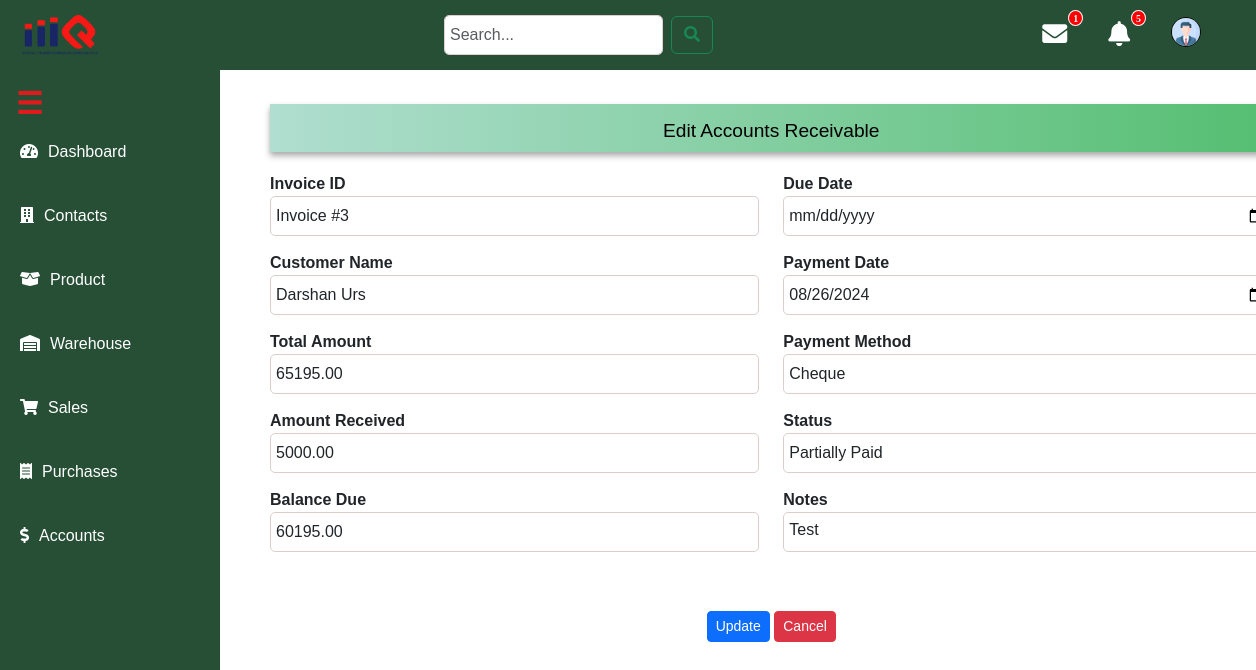
The page /edit_accounts_receivable/2/ on the database its author committed.
### IMS_Admin/models.py (models this page shows, shortened)
class AccountsReceivable(models.Model):
    STATUS_CHOICES = [
        ('Pending', 'Pending'),
        ('Paid', 'Paid'),
        ('Partially Paid', 'Partially Paid'),
        ('Overdue', 'Overdue'),
    ]
    PAYMENT_METHOD_CHOICES = [
        ('Cash', 'Cash'),
        ('Credit Card', 'Credit Card'),
        ('Debit Card', 'Debit Card'),
        ('Online Transfer', 'Online Transfer'),
        ('Cheque', 'Cheque'),
    ]
    customer = models.ForeignKey('Customer', on_delete=models.CASCADE)
    invoice = models.ForeignKey('Invoice', on_delete=models.CASCADE)
    total_amount = models.DecimalField(max_digits=15, decimal_places=2)  # Renamed from amount_due
    balance_due = models.DecimalField(max_digits=15, decimal_places=2)  # Remaining balance
    amount_paid = models.DecimalField(max_digits=15, decimal_places=2, default=0.00)
    due_date = models.DateField()
    payment_date = models.DateField(null=True, blank=True)
    payment_method = models.CharField(max_length=50, choices=PAYMENT_METHOD_CHOICES)
    notes = models.TextField(blank=True, null=True)
    status = models.CharField(max_length=20, choices=STATUS_CHOICES, default='Pending')

class Customer(models.Model):
    first_name = models.CharField(max_length=100)
    last_name = models.CharField(max_length=100)
    pan_no = models.CharField(max_length=10)
    aadhar_no = models.CharField(max_length=12)
    email = models.EmailField()
    mobile_no = models.CharField(max_length=15)
    current_address = models.TextField()
    address = models.CharField(max_length=255)
    city = models.CharField(max_length=100)
    state = models.CharField(max_length=100)
    pin_code = models.CharField(max_length=10)
    customer_id = models.CharField(max_length=10)
    gst_no = models.CharField(max_length=15)
    username = models.CharField(max_length=100)
    password = models.CharField(max_length=100)
    sales_employee = models.ForeignKey(Employee, on_delete=models.SET_NULL, null=True, blank=True, default=None)

### IMS_Admin/views.py (the view, shortened to what this page needs)
# urls.py: path('edit_accounts_receivable/<int:id>/', edit_accounts_receviable, name="edit_accounts_receviable"),
def edit_accounts_receviable(request, id):
    ar = get_object_or_404(AccountsReceivable, id=id)
    invoices = Invoice.objects.all()
    context = {
        'ar': ar,
        'invoices': invoices,
    }
    return render(request, 'IMS_admin/edit_accounts_receivable.html', context)

### IMS_Admin/context_processor.py (called while the page is built, shortened)
def session_data(request):
    user_data = {
        'userid': None,
        'username': None,
        'emailid': None,
        'department': None,
        'phone_number': None,
        'first_name': None,  # Adding first name separately for your use in templates
    }
    return {'emp': user_data}

### templates/IMS_admin/edit_accounts_receivable.html (shortened to what this page needs)
{% include 'base/base.html' %}
{% load static %}
{% block content %}
<div class="container">
    <h4 class="section-title">Edit Accounts Receivable</h4>
    <form id="receivableForm" method="POST" action="{% url 'edit_accounts_receviable' ar.id %}">
        <div class="row">
            <div class="col-md-6">
                <div class="form-group">
                    <label for="invoice">Invoice ID</label>
                    <select class="form-control" id="invoice" name="invoice" required onchange="updateInvoiceDetails()">
                        {% for invoice in invoices %}
                        <option value="{{ invoice.id }}" {% if invoice.id == ar.invoice.id %}selected{% endif %}
                            data-firstname="{{ invoice.customer.first_name }}"
                            data-lastname="{{ invoice.customer.last_name }}"
                            data-totalamount="{{ invoice.total_amount|floatformat:2 }}"
                            data-duedate="{{ invoice.due_date|date:'Y-m-d' }}">
                            Invoice #{{ invoice.id }}
                        </option>
                        {% endfor %}
                    </select>
                </div>
                <div class="form-group">
                    <label for="customer_name">Customer Name</label>
                    <input type="text" class="form-control" id="customer_name" name="customer_name" value="{{ ar.customer.first_name }} {{ ar.customer.last_name }}" readonly>
                </div>
                <div class="form-group">
                    <label for="total_amount">Total Amount</label>
                    <input type="number" class="form-control" id="total_amount" name="total_amount" value="{{ ar.total_amount }}" readonly>
                </div>
                <div class="form-group">
                    <label for="amount_paid">Amount Received</label>
                    <input type="number" class="form-control" id="amount_paid" name="amount_paid" value="{{ ar.amount_paid }}" required oninput="calculateBalance()">
                </div>
                <div class="form-group">
                    <label for="balance_due">Balance Due</label>
                    <input type="number" class="form-control" id="balance_due" name="balance_due" value="{{ ar.balance_due }}" readonly>
                </div>
            </div>
            <div class="col-md-6">
                <div class="form-group">
                    <label for="due_date">Due Date</label>
                    <input type="date" class="form-control" id="due_date" name="due_date" value="{{ ar.due_date }}" required>
                </div>
                <div class="form-group">
                    <label for="payment_date">Payment Date</label>
                    <input type="date" class="form-control" id="payment_date" name="payment_date" value="{{ ar.payment_date|date:'Y-m-d' }}">
                </div>
                <div class="form-group">
                    <label for="payment_method">Payment Method</label>
                    <select class="form-control" id="payment_method" name="payment_method" required>
                        {% for method in ar.PAYMENT_METHOD_CHOICES %}
                        <option value="{{ method.0 }}" {% if method.0 == ar.payment_method %}selected{% endif %}>{{ method.1 }}</option>
                        {% endfor %}
                    </select>
                </div>
                <div class="form-group">
                    <label for="status">Status</label>
                    <select class="form-control" id="status" name="status" required>
                        {% for status_choice in ar.STATUS_CHOICES %}
                        <option value="{{ status_choice.0 }}" {% if status_choice.0 == ar.status %}selected{% endif %}>{{ status_choice.1 }}</option>
                        {% endfor %}
                    </select>
                </div>
                <div class="form-group">
                    <label for="notes">Notes</label>
                    <textarea class="form-control" id="notes" name="notes">{{ ar.notes }}</textarea>
                </div>
            </div>
            <div class="col-md-12 mt-4">
                <div class="buttons">
                    <button type="submit" class="btn btn-sm btn-primary mr-2">Update</button>
                    <a href="{% url 'stock' %}" class="btn btn-sm btn-danger">Cancel</a>
                </div>
            </div>
        </div>
    </form>
</div>
{% endblock %}

### static/css/base/base.css (style rules this page uses)
body { font-family: "Arial", sans-serif; margin: 0; padding: 0; }
body, .sidebar { -ms-overflow-style: none; scrollbar-width: none; }
.container { margin-left: 250px; padding: 20px; transition: all 0.3s ease; }

### templates/IMS_admin/edit_accounts_receivable.html (style rules this page uses)
.form-group { margin-bottom: 15px; }
label { font-weight: bold; }
.form-control { border-radius: 5px; height: 40px; border: 1px solid #dfcdcd; background-color: #ffffff; transition: border-color 0.2s ease-in-out; padding: 5px; }
.container { margin-top: 60px; margin-bottom: 20px; width: calc(100% - 17%); padding: 20px; overflow-y: auto; max-height: 600px; }
.buttons { text-align: center; margin-top: 20px; }
.section-title { font-size: 1.2em; color: #000000; background: linear-gradient(90deg, rgb(176, 222, 208) 0%, rgb(85, 190, 113) 100%); padding-bottom: 10px; padding-top: 1.5%; margin-bottom: 20px; box-shadow: 0px 4px 6px rgba(73, 70, 70, 0.433), 0px 1px 3px rgba(95, 102, 126, 0.08); text-align: center; }

### rows shown on the page
AccountsReceivable: invoice "Invoice #3", customer_name "Darshan Urs", total_amount "65195.00", amount_paid "5000.00", balance_due "60195.00", payment_date "08/26/2024", payment_method "Cheque", status "Partially Paid", notes "Test"
